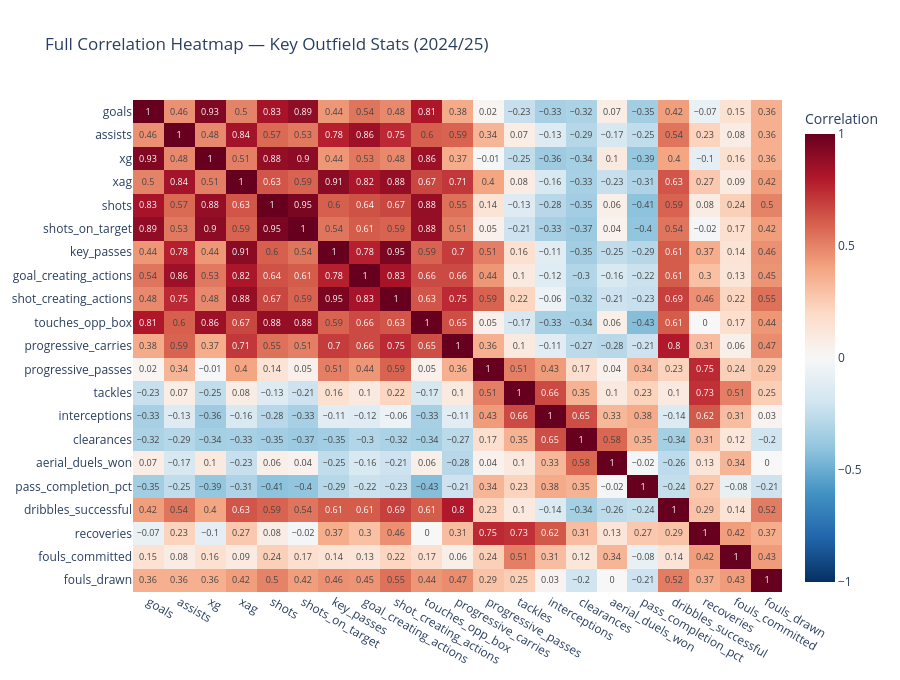

The code cell stored with this chart in its notebook:
### Code cell
# 6.7 Full Correlation Heatmap — 21 Key Stats
all_numeric_cols = [
    'goals', 'assists', 'xg', 'xag', 'shots', 'shots_on_target',
    'key_passes', 'goal_creating_actions', 'shot_creating_actions',
    'touches_opp_box', 'progressive_carries', 'progressive_passes',
    'tackles', 'interceptions', 'clearances', 'aerial_duels_won',
    'pass_completion_pct', 'dribbles_successful', 'recoveries',
    'fouls_committed', 'fouls_drawn',
]
full_corr = outfield_df[all_numeric_cols].corr().round(2)

fig = px.imshow(full_corr, text_auto=True, color_continuous_scale='RdBu_r',
                zmin=-1, zmax=1,
                title='Full Correlation Heatmap — Key Outfield Stats (2024/25)', aspect='auto')
fig.update_layout(height=680, coloraxis_colorbar=dict(title='Correlation'))
fig.show()

print("\n✅ All 6 EDA Phases Complete!")

### Figure 1 — Plotly figure (JSON) as saved in the notebook; plotly's stock layout.template omitted (floating-point values rounded to 4 significant figures; data arrays with more than 128 entries replaced by an {"elided": "..."} marker saying what was removed)
{"data": [{"coloraxis": "coloraxis", "hovertemplate": "x: %{x}<br>y: %{y}<br>color: %{z}<extra></extra>", "name": "0", "texttemplate": "%{z}", "type": "heatmap", "x": ["goals", "assists", "xg", "xag", "shots", "shots_on_target", "key_passes", "goal_creating_actions", "shot_creating_actions", "touches_opp_box", "progressive_carries", "progressive_passes", "tackles", "interceptions", "clearances", "aerial_duels_won", "pass_completion_pct", "dribbles_successful", "recoveries", "fouls_committed", "fouls_drawn"], "xaxis": "x", "y": ["goals", "assists", "xg", "xag", "shots", "shots_on_target", "key_passes", "goal_creating_actions", "shot_creating_actions", "touches_opp_box", "progressive_carries", "progressive_passes", "tackles", "interceptions", "clearances", "aerial_duels_won", "pass_completion_pct", "dribbles_successful", "recoveries", "fouls_committed", "fouls_drawn"], "yaxis": "y", "z": {"elided": "21x21 float values"}}], "layout": {"coloraxis": {"cmax": 1, "cmin": -1, "colorbar": {"title": {"text": "Correlation"}}, "colorscale": [[0, "rgb(5,48,97)"], [0.1, "rgb(33,102,172)"], [0.2, "rgb(67,147,195)"], [0.3, "rgb(146,197,222)"], [0.4, "rgb(209,229,240)"], [0.5, "rgb(247,247,247)"], [0.6, "rgb(253,219,199)"], [0.7, "rgb(244,165,130)"], [0.8, "rgb(214,96,77)"], [0.9, "rgb(178,24,43)"], [1, "rgb(103,0,31)"]]}, "height": 680, "title": {"text": "Full Correlation Heatmap — Key Outfield Stats (2024/25)"}, "xaxis": {"anchor": "y", "domain": [0, 1]}, "yaxis": {"anchor": "x", "autorange": "reversed", "domain": [0, 1]}}}
